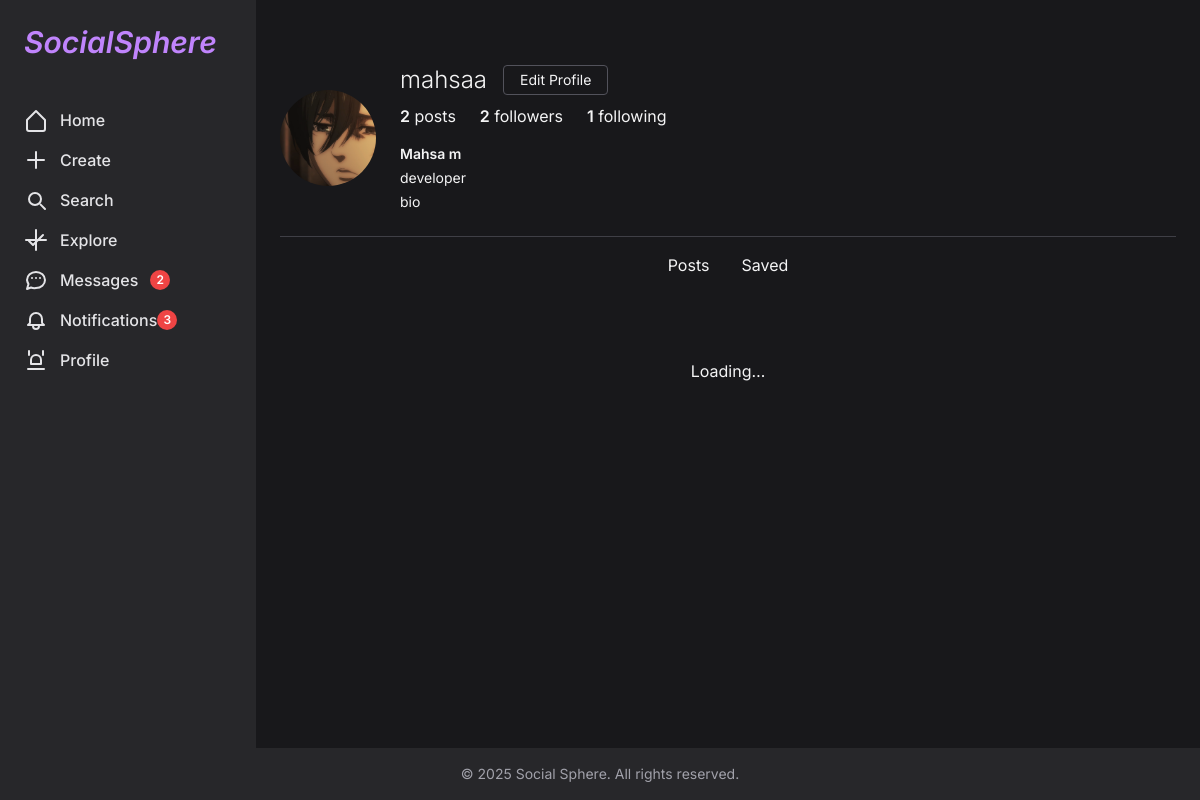
Screenshot of /users/mahsaa/ (signed in) with the database file from the repository.
### social/models.py (models this page shows, shortened)
class User(AbstractUser):
    email = models.EmailField(unique=True)
    date_of_birth = models.DateField(blank=True, null=True)
    bio = models.TextField(null=True, blank=True)
    photo = models.ImageField(upload_to="account_images/", blank=True, null=True)
    job = models.CharField(max_length=250, null=True, blank=True)
    following = models.ManyToManyField('self', through='Contact', related_name="followers", symmetrical=False)
    USERNAME_FIELD = 'email'
    REQUIRED_FIELDS = ['username']
    def get_followers(self):
        return [contact.user_from for contact in self.rel_to_set.all().order_by('-created')]
    def get_followings(self):
        return [contact.user_to for contact in self.rel_from_set.all().order_by('-created')]

### social/views.py (the view)
# urls.py: path('users/<username>/', views.profile_view, name='user_detail'),
@login_required
def profile_view(request, username):
    user_obj = get_object_or_404(User, username=username, is_active=True)
    is_self = (request.user == user_obj)
    return render(request, 'user/profile.html', {
        'user': user_obj,
        'is_self': is_self,
        'followers': user_obj.get_followers(),
        'following': user_obj.get_followings(),
    })

### social/context_processors.py (called while the page is built)
def notifications(request):
    if not request.user.is_authenticated:
        return {}
    last_login = request.user.last_login or timezone.now()
    msg_count = Message.objects.filter(
        thread__participants=request.user,
        is_read=False
    ).exclude(sender=request.user).count()
    fol_count = Contact.objects.filter(
        user_to=request.user,
        created__gt=last_login
    ).count()
    com_count = Comment.objects.filter(
        post__author=request.user,
        created__gt=last_login
    ).count()
    return {
        'notif_messages': msg_count,
        'notif_followers': fol_count,
        'notif_comments': com_count,
    }

def notifications_count(request):
    if request.user.is_authenticated:
        count = Notification.objects.filter(user=request.user, unread=True).count()
        return {'notifications_count': count}
    return {'notifications_count': 0}

def unread_messages_count(request):
    if not request.user.is_authenticated:
        return {}
    count = Message.objects.filter(
        thread__participants=request.user,
        is_read=False
    ).exclude(sender=request.user).count()
    return {'unread_messages_count': count}

### social/templates/user/profile.html (shortened to what this page needs)
{% extends 'base.html' %}
{% load static humanize %}
{% block content %}
<div class="max-w-4xl mx-auto py-6 space-y-6">
  <div class="flex items-center space-x-6">
    {% if user.photo %}
      <img src="{{ user.photo.url }}"
           class="w-24 h-24 rounded-full object-cover"/>
    {% else %}
      <div class="w-24 h-24 rounded-full bg-zinc-700 flex items-center justify-center text-zinc-300 text-4xl">
        {{ user.username|slice:":1"|upper }}
      </div>
    {% endif %}
    <div class="flex-1 space-y-2">
      <div class="flex items-center space-x-4">
        <h1 class="text-2xl font-light">{{ user.username }}</h1>
        {% if is_self %}
          <a href="{% url 'social:edit_account' %}"
             class="px-4 py-1 border border-zinc-600 rounded text-sm hover:bg-zinc-700 transition">
            Edit Profile
          </a>
        {% endif %}
      </div>
      <div class="flex space-x-6">
        <span><span class="font-semibold">{{ user.user_posts.count }}</span> posts</span>
        <span id="followersBtn" class="cursor-pointer">
          <span class="font-semibold">{{ followers|length }}</span> followers
        </span>
        <span id="followingBtn" class="cursor-pointer">
          <span class="font-semibold">{{ following|length }}</span> following
        </span>
      </div>
      {% if user.first_name or user.bio or user.job %}
        <div class="pt-2 text-sm space-y-1">
          {% if user.get_full_name != "" %}
            <p class="font-semibold">{{ user.get_full_name }}</p>
          {% endif %}
          {% if user.job %}
            <p>{{ user.job }}</p>
          {% endif %}
          {% if user.bio %}
            <p>{{ user.bio }}</p>
          {% endif %}
        </div>
      {% endif %}
    </div>
  </div>
  <div class="border-t border-zinc-700">
    <nav class="flex space-x-8 justify-center">
      <button id="tabPosts"
              class="py-4 border-b-2 border-transparent hover:border-zinc-500 transition">
        Posts
      </button>
      <button id="tabSaved"
              class="py-4 border-b-2 border-transparent hover:border-zinc-500 transition">
        Saved
      </button>
    </nav>
  </div>
  <div id="postsLoader" class="text-center py-4">Loading…</div>
</div>
{% endblock %}

### social/templates/base.html (style rules this page uses)
body { font-family: 'Inter', sans-serif; }

### rows the page displays
User: photo (picture), username "mahsaa", user_posts.count "2", get_full_name "Mahsa m", job "developer", bio "bio"

### other values shown
{{ unread_messages_count }} "2"
{{ notifications_count }} "3"
{{ followers|length }} "2"
{{ following|length }} "1"
